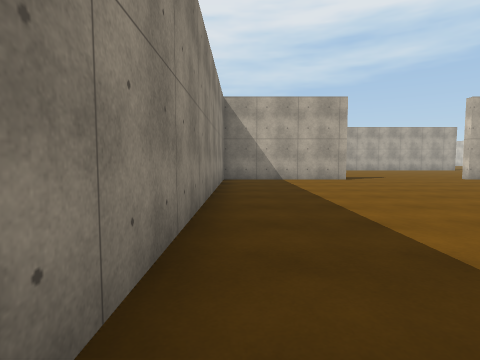
View 1 (above)

24 first-person views from a walk through a 3-D level made in the Unity game engine. The camera is 1.2 m above the floor, tilts 4° down and sees 80° across. The floor is counted in squares, 2 m on a side. Each view is taken from the middle of a square. On the plan, view 1 faces up. The plan holds only what a view shows up to about 9 squares ahead; the rest is blank. The place goes on beyond the plan. Surface patterns are stand-ins for the level's own textures.

View 2
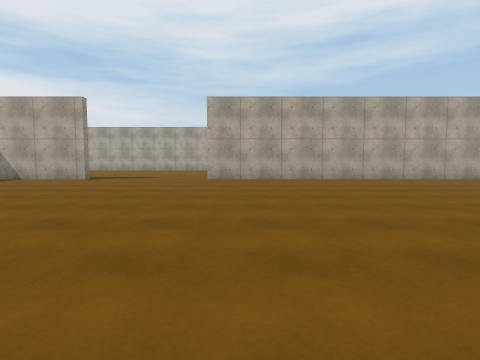

View 3
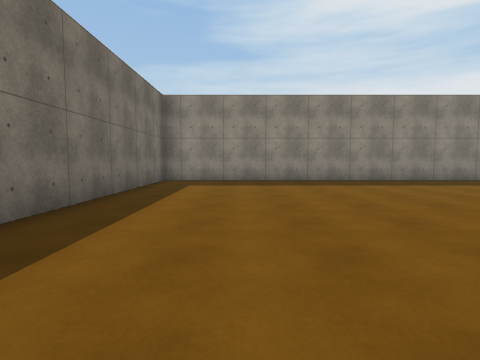

View 4
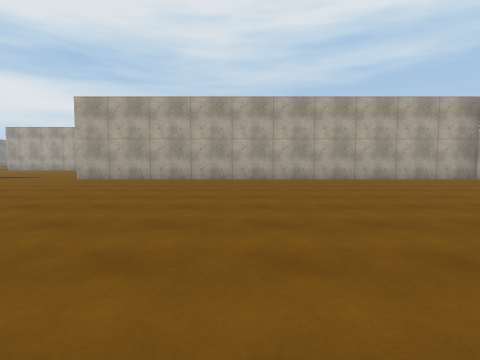

View 5
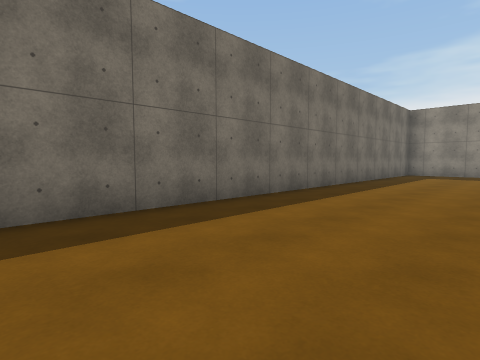

View 6
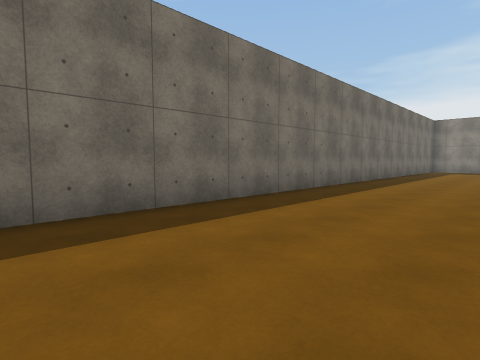

View 7
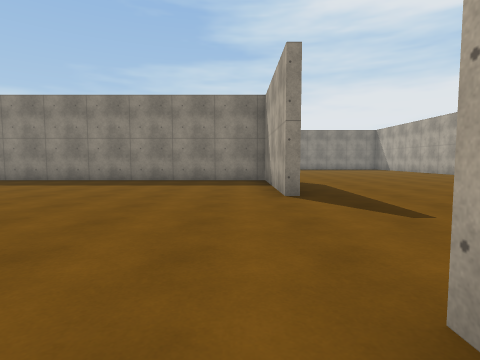

View 8
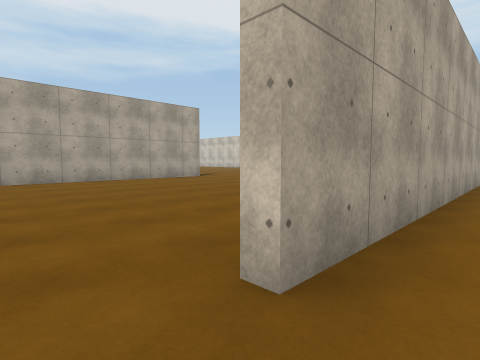

View 9
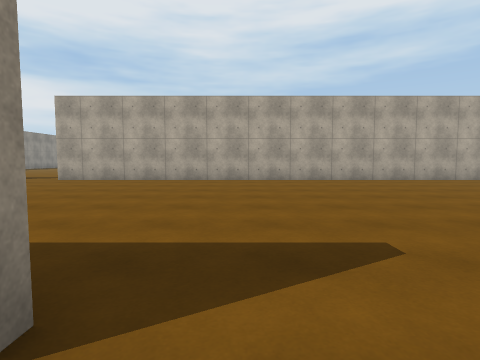

View 10
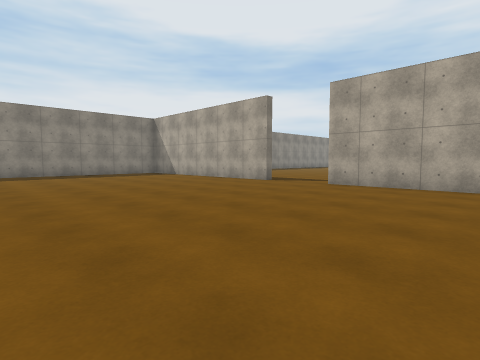

View 11
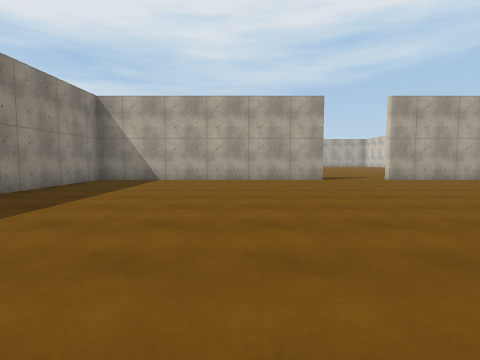

View 12
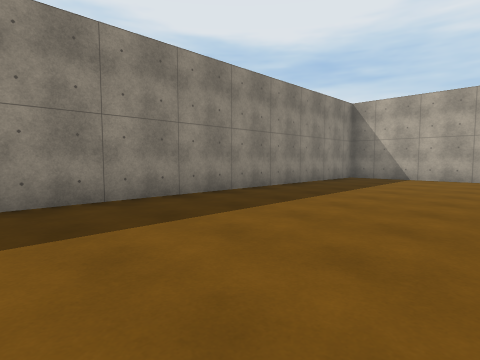

View 13
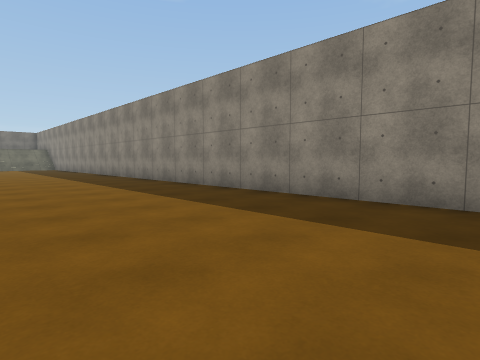

View 14
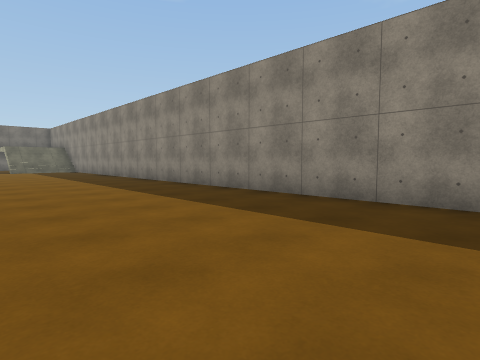

View 15
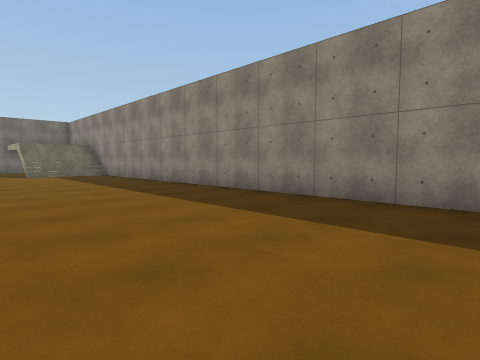

View 16
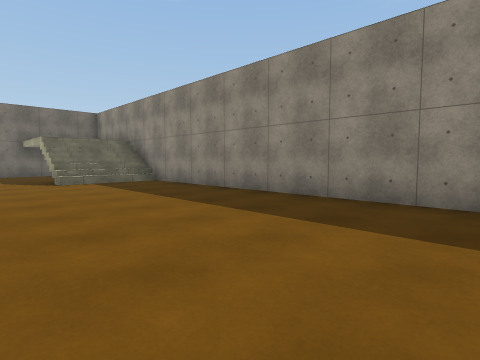

View 17
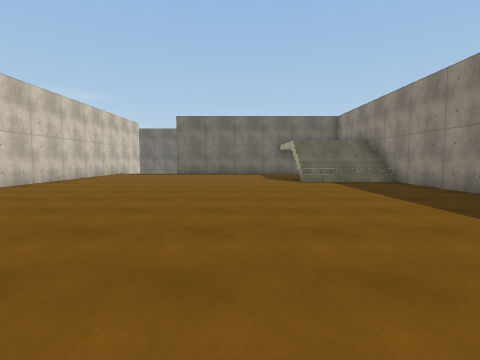

View 18
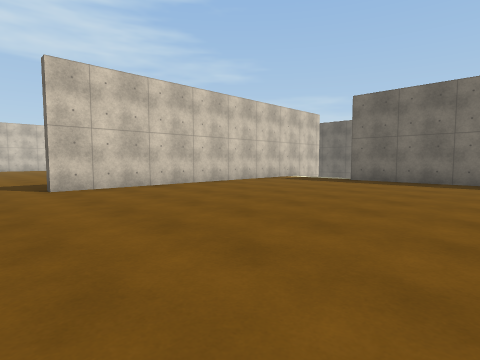

View 19
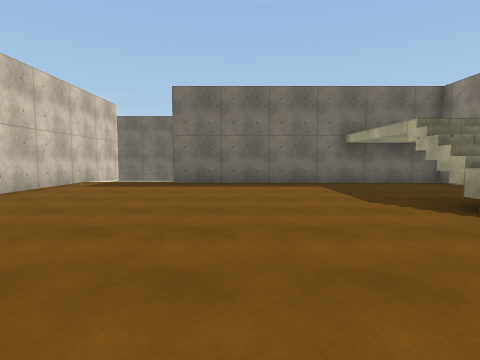

View 20
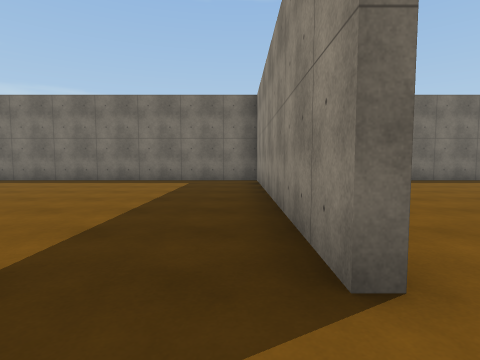

View 21
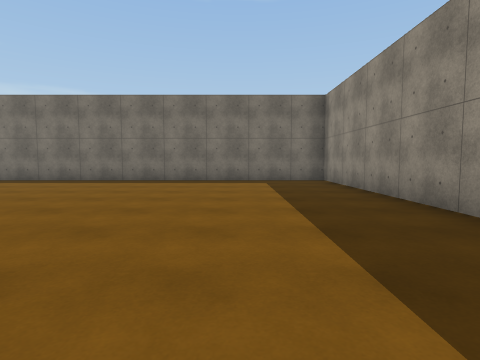

View 22
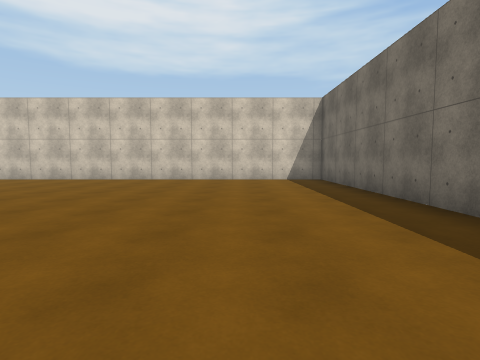

View 23
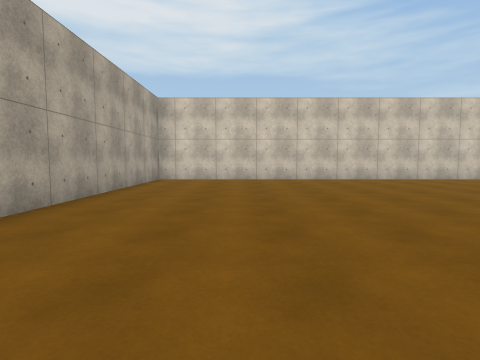

View 24
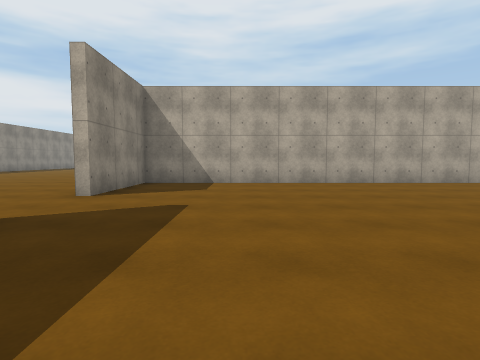

### Floor plan
Points are (right, up) in squares from view 1. A wall is a line through its corners. A room is listed if a view was taken in it or the views show most of it. See-through windows are left out.
Room 1 (views 1, 2, 3, 4, 5, 6, 7, 8, 9)
walls: (3.4, 8.7) (-0.5, 8.7) (-0.5, -3.2) (15.8, -3.2); (17.5, 8.7) (7, 8.7)
ways out: opening at (5, 8) to room 2
Room 2 (views 10, 11, 12, 13, 14, 15, 16, 17, 18, 19)
walls: (-3.4, 16.6) (-10.3, 16.6) (-10.3, -12.1); (11.2, 16.6) (-1.5, 16.6); (-10.2, -15.5) (-3.2, -15.5); (-0.8, -17) (-0.8, -8.2)
ways out: opening at (5, 8) to room 1; opening at (-1, -7.5) to room 3; opening at (-2.5, 17)
Room 3 (views 20, 21, 22, 23, 24)
walls: (-0.5, -8.2) (-0.5, -15.5) (11.9, -15.5) (11.9, -3.5) (-0.5, -3.5) (-0.5, -6.2)
ways out: opening at (-1, -7.5) to room 2

Where each view was taken, in squares from view 1:
view 1: 0 up, 0 right, facing up
view 2: 0 up, 8 right, facing up
view 3: 1 down, 8 right, facing left
view 4: 0 up, 12 right, facing up
view 5: 0 up, 12 right, facing down-left
view 6: 0 up, 16 right, facing down-left
view 7: 8 up, 8 right, facing left
view 8: 8 up, 6 right, facing up-right
view 9: 8 up, 4 right, facing up
view 10: 10 up, 2 right, facing up-left
view 11: 8 up, 6 left, facing up
view 12: 7 up, 6 left, facing up-left
view 13: 9 up, 6 left, facing down-left
view 14: 5 up, 6 left, facing down-left
view 15: 1 up, 6 left, facing down-left
view 16: 3 down, 6 left, facing down-left
view 17: 3 down, 6 left, facing down
view 18: 7 down, 7 left, facing down-right
view 19: 8 down, 5 left, facing down
view 20: 7 down, 0 right, facing down
view 21: 7 down, 2 right, facing down
view 22: 13 down, 3 right, facing right
view 23: 6 down, 3 right, facing right
view 24: 11 down, 2 right, facing up
